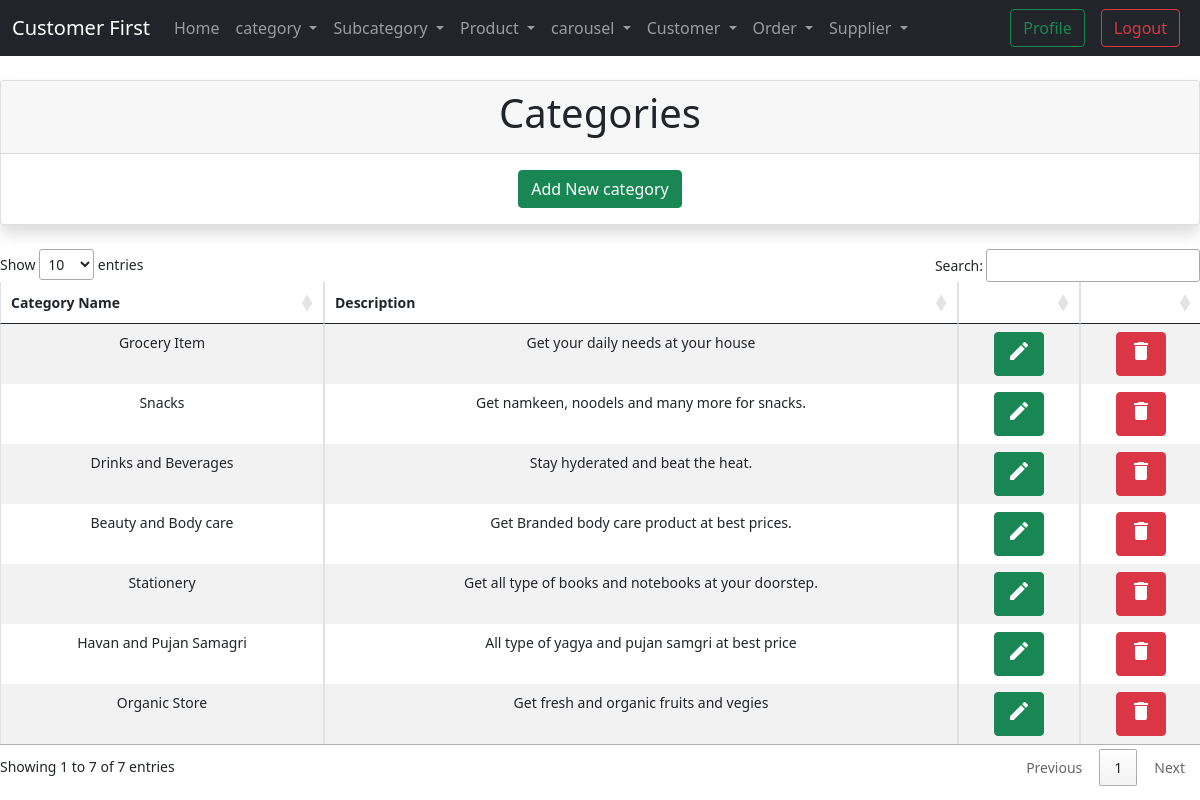
The app's page /admin/category.php (signed in) with its own data.
### tables this page shows
CREATE TABLE category (
  catid int(10) NOT NULL,
  catname varchar(40) NOT NULL,
  catdesc text NOT NULL,
  image varchar(40) NOT NULL
);

### admin/category.php (the view, shortened to what this page needs)
<?php
require("common/database.php");
$query = "SELECT * FROM `category`";
$category = mysqli_query($con, $query);
$category = mysqli_fetch_all($category, MYSQLI_ASSOC);
?>
<!DOCTYPE html>
<html lang="en">
<head>
    <link href="https://cdn.jsdelivr.net/npm/bootstrap@5.0.0-beta2/dist/css/bootstrap.min.css" rel="stylesheet">
    <link rel="stylesheet" type="text/css" href="https://cdn.datatables.net/1.10.24/css/jquery.dataTables.css">
</head>
<body>
    <?php require("common/navbar.php"); ?>
    <div class="text-center small">
        <div class="card my-4 shadow">
            <div class="card-header">
                <h1>Categories</h1>
            </div>
            <div class="card-body">
                <button type="button" class="btn btn-success" data-bs-toggle="modal" data-bs-target="#addcat">
                    Add New category
                </button>
            </div>
        </div>
        <div class="table-responsive mw-100">
            <table id="categorytable" class="table table-striped table-hover table-bordered text-wrap">
                <thead>
                    <tr>
                        <th scope="col">Category Name</th>
                        <th scope="col">Description</th>
                        <th scope="col"></th>
                        <th scope="col"></th>
                    </tr>
                </thead>
                <tbody>
                <?php
                foreach ($category as $cat) {
                    $catname = $cat['catname'];
                    $catdesc = $cat["catdesc"];
                    $catid = $cat['catid'];
                    echo
                    '<tr>
                        <td style="display: none">' . $catid . '</td>
                        <td>' . $catname . '</td>
                        <td>' . $catdesc . '</td>
                        <td><button type="button" class="btn btn-success" onclick="editcategory(this)" data-bs-toggle="modal" data-bs-target="#editcategory"><span class="material-icons">edit</span></button></td>
                        <td><button type="button" class="btn btn-danger" onclick="deletecategory(this)" data-bs-toggle="modal" data-bs-target="#deletecategory"><span class="material-icons">delete</span></button></td>
                    </tr>';
                }
                ?>
                </tbody>
            </table>
        </div>
    </div>
</body>
</html>

### records on screen
category: catname "Grocery Item", catdesc "Get your daily needs at your house"
category: catname "Snacks", catdesc "Get namkeen, noodels and many more for snacks."
category: catname "Drinks and Beverages", catdesc "Stay hyderated and beat the heat."
category: catname "Beauty and Body care", catdesc "Get Branded body care product at best prices."
category: catname "Stationery", catdesc "Get all type of books and notebooks at your doorstep."
category: catname "Havan and Pujan Samagri", catdesc "All type of yagya and pujan samgri at best price"
category: catname "Organic Store", catdesc "Get fresh and organic fruits and vegies"
